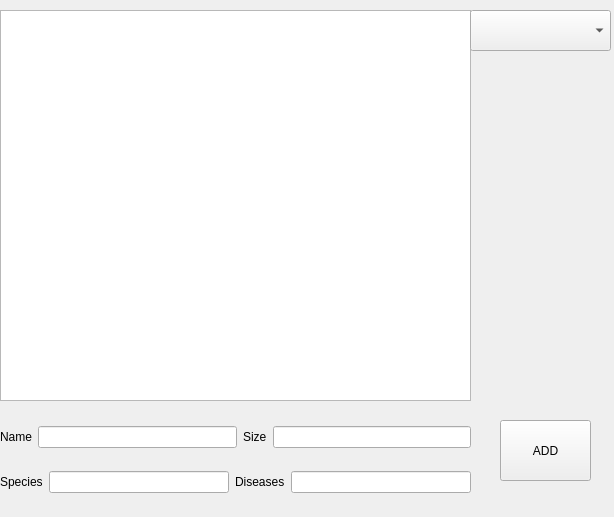
<?xml version="1.0" encoding="UTF-8"?>
<ui version="4.0">
 <class>BiologistWindow</class>
 <widget class="QWidget" name="BiologistWindow">
  <property name="geometry">
   <rect>
    <x>0</x>
    <y>0</y>
    <width>614</width>
    <height>517</height>
   </rect>
  </property>
  <property name="windowTitle">
   <string>BiologistWindow</string>
  </property>
  <widget class="QTableWidget" name="tableWidget">
   <property name="geometry">
    <rect>
     <x>0</x>
     <y>10</y>
     <width>471</width>
     <height>391</height>
    </rect>
   </property>
  </widget>
  <widget class="QComboBox" name="comboBox">
   <property name="geometry">
    <rect>
     <x>470</x>
     <y>10</y>
     <width>141</width>
     <height>41</height>
    </rect>
   </property>
  </widget>
  <widget class="QWidget" name="verticalLayoutWidget">
   <property name="geometry">
    <rect>
     <x>0</x>
     <y>409</y>
     <width>471</width>
     <height>101</height>
    </rect>
   </property>
   <layout class="QVBoxLayout" name="verticalLayout">
    <item>
     <layout class="QHBoxLayout" name="horizontalLayout_2">
      <item>
       <widget class="QLabel" name="label_3">
        <property name="text">
         <string>Name</string>
        </property>
       </widget>
      </item>
      <item>
       <widget class="QLineEdit" name="name"/>
      </item>
      <item>
       <widget class="QLabel" name="label_4">
        <property name="text">
         <string>Size</string>
        </property>
       </widget>
      </item>
      <item>
       <widget class="QLineEdit" name="size"/>
      </item>
     </layout>
    </item>
    <item>
     <layout class="QHBoxLayout" name="horizontalLayout">
      <item>
       <widget class="QLabel" name="label_2">
        <property name="text">
         <string>Species</string>
        </property>
       </widget>
      </item>
      <item>
       <widget class="QLineEdit" name="species"/>
      </item>
      <item>
       <widget class="QLabel" name="label">
        <property name="text">
         <string>Diseases</string>
        </property>
       </widget>
      </item>
      <item>
       <widget class="QLineEdit" name="diseases"/>
      </item>
     </layout>
    </item>
   </layout>
  </widget>
  <widget class="QPushButton" name="pushButton">
   <property name="geometry">
    <rect>
     <x>500</x>
     <y>420</y>
     <width>91</width>
     <height>61</height>
    </rect>
   </property>
   <property name="text">
    <string>ADD</string>
   </property>
  </widget>
 </widget>
 <resources/>
 <connections/>
</ui>
